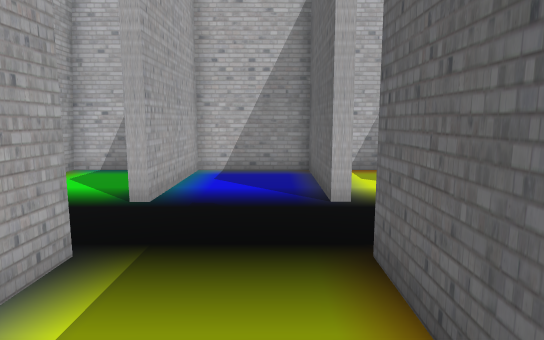
[1] (above)

14 first-person views from a walk through a robot-simulator world made for Gazebo. The camera is 0.81 m above the floor, tilts 8° down and sees 75° across. The floor is counted in squares, 0.5 m on a side. Each view is taken from the middle of a square. On the plan, view 1 faces up. The plan holds only what a view shows up to about 16 squares ahead; the rest is blank.

[2]
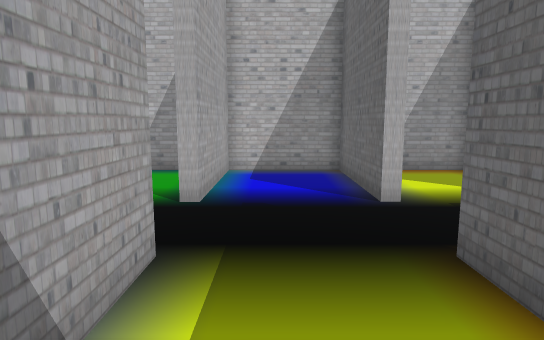

[3]
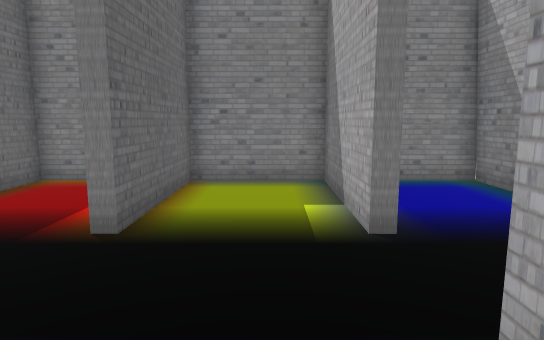

[4]
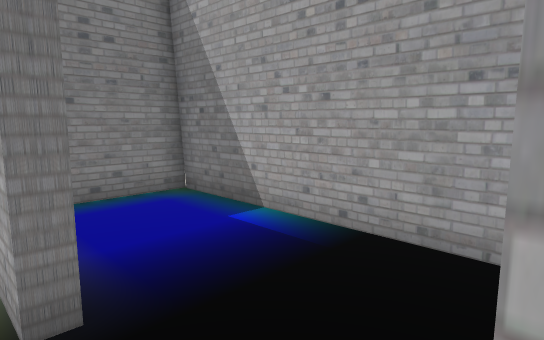

[5]
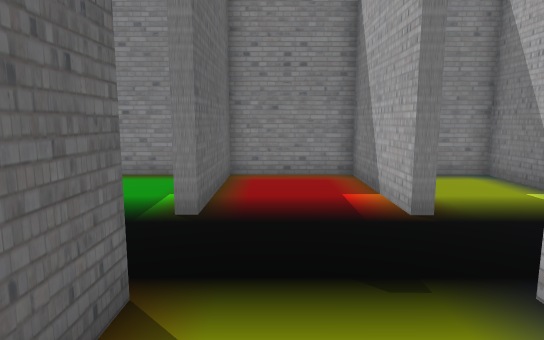

[6]
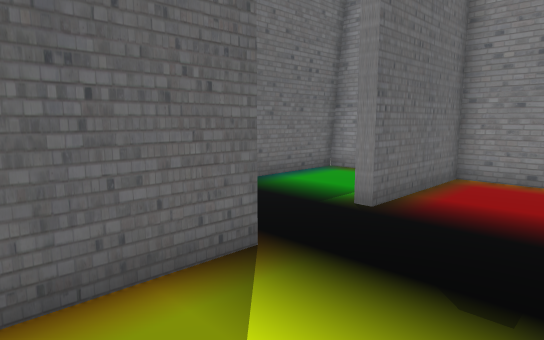

[7]
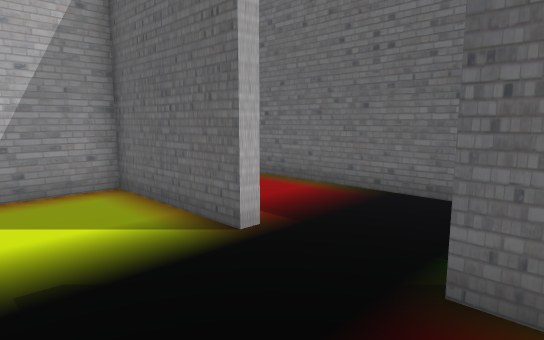

[8]
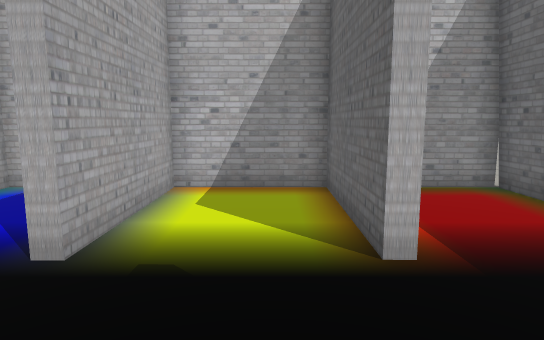

[9]
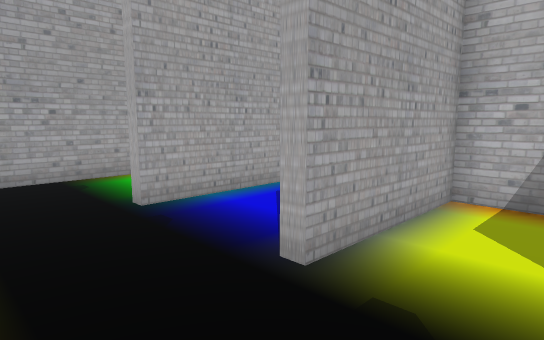

[10]
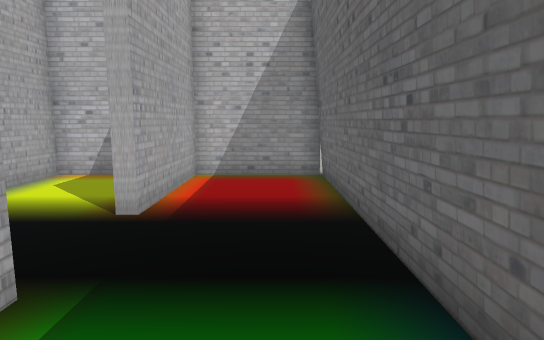

[11]
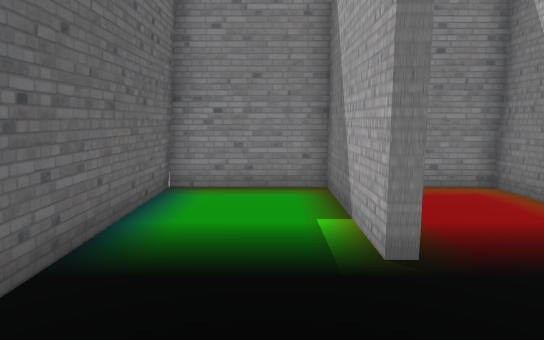

[12]
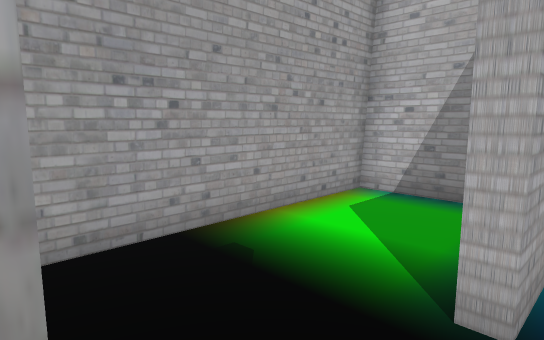

[13]
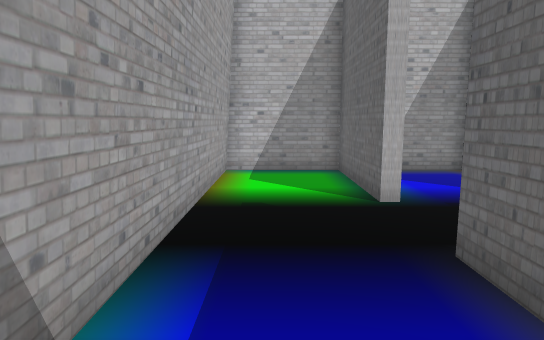

[14]
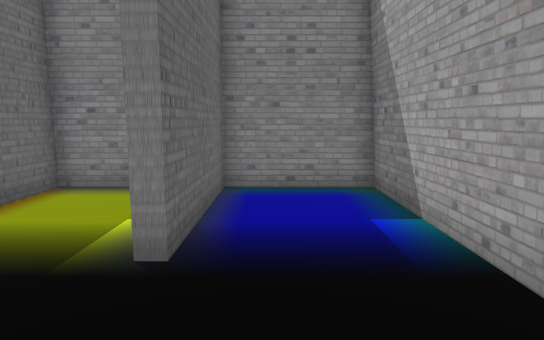

### Floor plan
Points are (right, up) in squares from view 1. A wall is a line through its corners. A room is listed if a view was taken in it or the views show most of it. See-through windows are left out.
Room 1 (views 1, 2, 3, 4, 12)
walls: (-2.4, 4.1) (-2.4, -0.5) (1.2, -0.5) (1.2, 4.1) (1.6, 4.1); (1.6, 6.9) (1.2, 6.9) (1.3, 11.5) (-2.3, 11.5) (-2.4, 6.9)
ways out: opening at (1, 5.5) to room 2; opening at (-3, 5.5) to room 4
Room 2 (views 5, 6, 7, 8, 9)
walls: (1.6, 4.1) (1.5, -0.5) (5.2, -0.5) (5.3, 4); (5.7, 6.9) (5.3, 6.9) (5.3, 11.5) (1.6, 11.5) (1.6, 6.9)
ways out: opening at (1, 5.5) to room 1; opening at (5, 5.5) to room 3
Room 3 (views 10, 11)
walls: (5.3, 4) (5.7, 4) (5.6, -0.5) (9.4, -0.5) (9.4, 11.5) (5.7, 11.5) (5.7, 6.9)
ways out: opening at (5, 5.5) to room 2
Room 4 (views 13, 14)
walls: (-2.4, 6.9) (-2.8, 6.9) (-2.7, 11.5) (-6.4, 11.5) (-6.4, -0.5); (-6.6, -0.5) (-2.8, -0.5) (-2.8, 4.1) (-2.4, 4.1)
ways out: opening at (-3, 5.5) to room 1

Where each view was taken, in squares from view 1:
view 1: 0 up, 0 right, facing up
view 2: 0 up, 1 left, facing up
view 3: 9 up, 1 left, facing down
view 4: 7 up, 2 left, facing down-left
view 5: 10 up, 4 right, facing down
view 6: 10 up, 2 right, facing down-right
view 7: 3 up, 2 right, facing up-right
view 8: 3 up, 4 right, facing up
view 9: 4 up, 4 right, facing up-left
view 10: 1 up, 8 right, facing up
view 11: 8 up, 7 right, facing down
view 12: 4 up, 2 left, facing up-left
view 13: 0 up, 5 left, facing up
view 14: 8 up, 4 left, facing down
